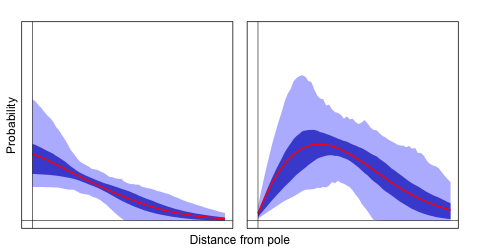

Reproduce this figure in R.
##################################
#     Two-dimentional kernel     #
#  resampling of dispersal data  #
#                                #
#             INDEX              #
#      -1. load library(ies)     #
#       0. assign a dataset      #
#       1. randomize theta,      #
#  create 2-dimentional kernel,  #
#          and resample          #
#    2. find distribution mean   #
#       and standard error       #
#         3. plot data           #
#                                #
#       ~written by isadore nabi~#
##################################

# -1. load library(ies)
     library(MASS) #for kde2d and plotting functions

# 0. assign a dataset
	# 0.0 clear objects and set seed
	rm(list = ls())
	set.seed(6174) #Kaprekar's constant

	# 0.1 100 data points with x and y coordinates
	data.points <- 200
	bi.var.norm <- cbind(rnorm(n = data.points, mean = 0 , sd = 15 ) , rnorm(n = data.points, mean = 0 , sd = 15 ))
	disp.data <- (bi.var.norm[,1]^2 + bi.var.norm[,2]^2)^0.5

# 1. randomize theta, create 2-dimentional kernel, and resample
	# 1.0 loop
	samples <- 250 #remember that it is going to be 4 per sample because we're extracing the Cartesian coordinates
	breaks <- max(ceiling(disp.data)) # finds largest distance and creates that many breaks to correspond to one per unit distance

	w.mat <- matrix(data = NA , nrow = samples*4 , ncol = breaks , byrow = T) # for density distribution data (as omega) pre-allocation
	f.mat <- matrix(data = NA , nrow = samples*4 , ncol = breaks , byrow = T) # for distance distribution data (as f) pre-allocation

	distances <- 1:ncol(w.mat)

	for (i in 0:(samples-1)){
		# 1.1 draw theta for number of dispersal sampels
		theta <- round(runif(length(disp.data) , max = 360) , 1)
	
		# 1.2 convert polar cordinates to bearing
		polar2cart <- function(x , y , dist , bearing , as.deg = FALSE){
			  if(as.deg){
			    bearing = bearing * pi / 180
			  }
		  new.x <- x + dist*sin(bearing)
		  new.y <- y + dist*cos(bearing)
		  return(list("x" = new.x,"y" = new.y))
		}
		points.2D <- polar2cart(0 , 0 , disp.data, theta)
	
		# 1.3 create 2D pdf
		kernel.2D <- kde2d(points.2D$x , points.2D$y , n = breaks*2)

		# 1.4 z-values for a sample from pole across a Cartetian ray
		max.x <- sort(kernel.2D$z[(breaks+1):(breaks*2) , breaks] , decreasing = T)
		min.x <- sort(kernel.2D$z[1:breaks , breaks] , decreasing = T)
		max.y <- sort(kernel.2D$z[breaks , 1:breaks] , decreasing = T)
		min.y <- sort(kernel.2D$z[breaks , (breaks+1):(breaks*2)] , decreasing = T)

		w.mat[(i*4+1),] <- max.x/sum(max.x)
		w.mat[(i*4+2),] <- min.x/sum(min.x)
		w.mat[(i*4+3),] <- max.y/sum(max.y)
		w.mat[(i*4+4),] <- min.y/sum(min.y)

		f.r.max.x <- max.x*2*pi*distances
		f.r.min.x <- min.x*2*pi*distances
		f.r.max.y <- max.y*2*pi*distances
		f.r.min.y <- min.y*2*pi*distances

		f.mat[(i*4+1),] <- f.r.max.x/sum(f.r.max.x)
		f.mat[(i*4+2),] <- f.r.min.x/sum(f.r.min.x)
		f.mat[(i*4+3),] <- f.r.max.y/sum(f.r.max.y)
		f.mat[(i*4+4),] <- f.r.min.y/sum(f.r.min.y)
	}

	# 1.4 structural checks
		#1.4.0 head, tails, and row sums
		w.mat[1:5 , 1:5] # head should be larger than the tail (next line below)
		w.mat[1:5 , (ncol(w.mat)-5):ncol(w.mat)] # tail
		w.mat[(nrow(w.mat)-5):nrow(w.mat) , 1:5] # head should be larger than the tail (next line below)
		w.mat[(nrow(w.mat)-5):nrow(w.mat) , (ncol(w.mat)-5):ncol(w.mat)] # tail
		apply(w.mat , 1 , sum) # summing to unity means the sum of rows all should = 1
	
		f.mat[1:5 , 1:5] # head should be larger than the tail (next line below)
		f.mat[1:5 , (ncol(f.mat)-5):ncol(f.mat)] # tail
		f.mat[(nrow(f.mat)-5):nrow(f.mat) , 1:5] # head should be larger than the tail (next line below)
		f.mat[(nrow(f.mat)-5):nrow(f.mat) , (ncol(f.mat)-5):ncol(f.mat)] # tail
		apply(f.mat , 1 , sum) # summing to unity means the sum of rows all should = 1


# 2. find distribution mean and standard error
	# 2.0 density distance pdf
	wr.mean <- apply(w.mat , 2 , mean)
	wr.sem <- apply(w.mat , 2 , sd)/(nrow(w.mat)^0.5)

	# 2.1 location distance pdf
	fr.mean <- apply(f.mat , 2 , mean)
	fr.sem <- apply(f.mat , 2 , sd)/(nrow(f.mat)^0.5)

# 3. plot data
	# 3.0 Continuous box plots
	box.stats.w <- boxplot(w.mat , plot = F)$stats[-3,]
	box.stats.f <- boxplot(f.mat , plot = F)$stats[-3,]

png("/Users/christophermoore/Projects/dispersing.github.io/img/dispcurves.png", width = 480, height = 250)
	par(mfrow = c(1,2) , mar = c(0.5,0.5,0.5,0.5) , oma = c(1,1,1,1))
	plot(0 , type = "n" , ylim = c(0, max(w.mat)) , xlim = c(0,length(box.stats.w[4,])) , xlab = "" , ylab = "" , xaxt = "n", yaxt = "n")
	polygon(c(1:length(box.stats.w[4,]),length(box.stats.w[4,]):1),c(box.stats.w[4,],rev(box.stats.w[1,])) , col = rgb(0,0,1,1/3) , border = F)
	polygon(c(1:length(box.stats.w[4,]),length(box.stats.w[4,]):1),c(box.stats.w[3,],rev(box.stats.w[2,])) , col = rgb(0,0,.75,2/3) , border = F)
	lines(wr.mean , col = "red" , lwd = 2 , lend = 1)
	abline(h = 0 , v = 1 , lwd = 0.75 , col = "black")
	# axis(1 , labels = F)
	# axis(2 , labels = F)
	mtext("Probability" , side = 2 , line = 0.25)
	mtext("Distance from pole" , side = 1 , line = -0.25 , outer = T)

	plot(0 , type = "n" , ylim = c(0, max(f.mat)) , xlim = c(0, length(box.stats.f[4,])) , xlab = "" , ylab = "" , xaxt = "n", yaxt = "n")
	polygon(c(1:length(box.stats.f[4,]),length(box.stats.f[4,]):1),c(box.stats.f[4,],rev(box.stats.f[1,])) , col = rgb(0,0,1,1/3) , border = F)
	polygon(c(1:length(box.stats.f[4,]),length(box.stats.f[4,]):1),c(box.stats.f[3,],rev(box.stats.f[2,])) , col = rgb(0,0,.75,2/3) , border = F)
	lines(fr.mean , col = "red" , lwd = 2 , lend = 1)
	abline(h = 0, v = 1 , lwd = 0.75 , col = "black")
	# axis(1 , labels = F)
	# axis(2 , labels = F)
dev.off()